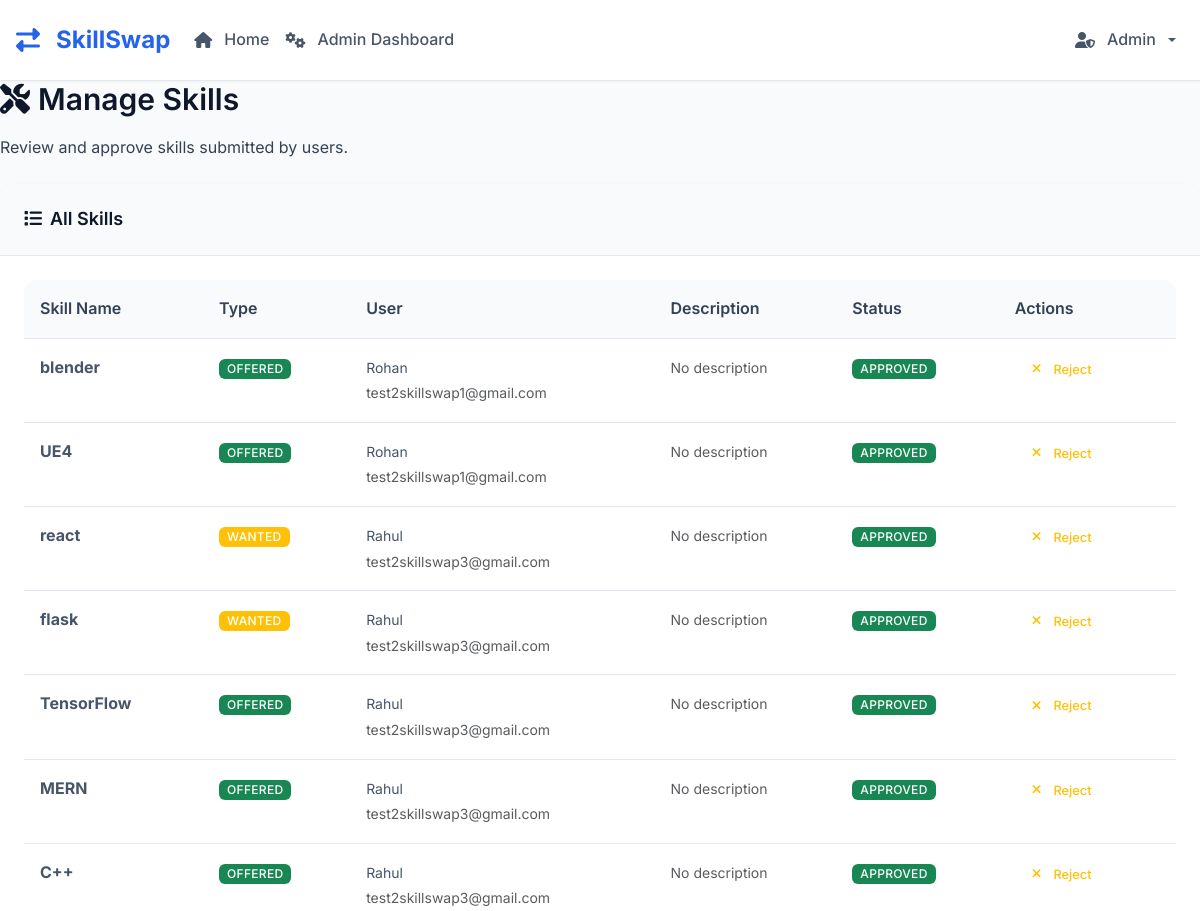
Before: /admin/skills (signed in, upper part) with the older database file.
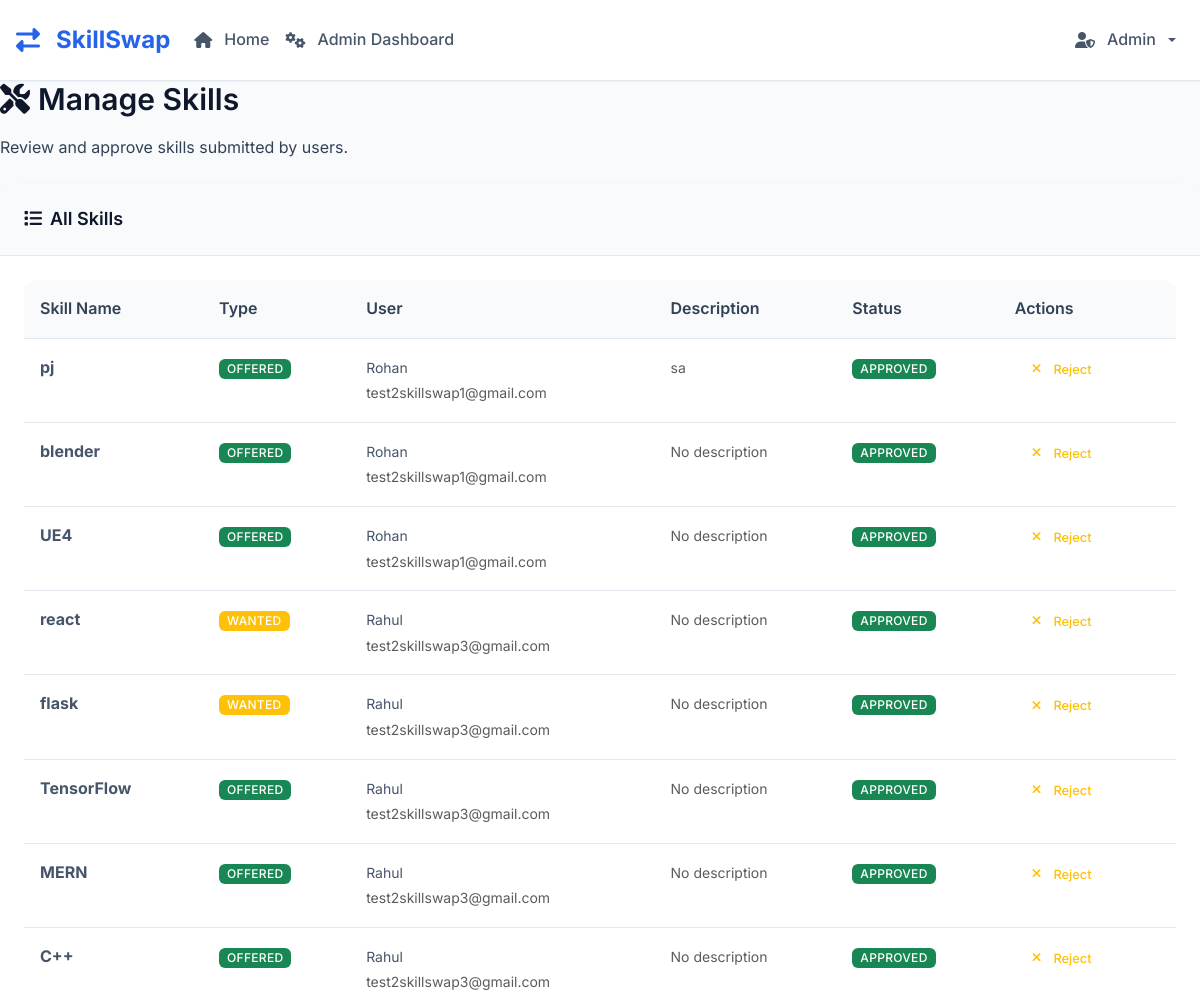
After: the same page with the newer database file.
### tables this page shows
CREATE TABLE skills (
            id INTEGER PRIMARY KEY AUTOINCREMENT,
            user_id INTEGER,
            skill_name TEXT NOT NULL,
            skill_type TEXT NOT NULL, -- 'offered' or 'wanted'
            description TEXT,
            is_approved INTEGER DEFAULT 1,
            created_at TIMESTAMP DEFAULT CURRENT_TIMESTAMP,
            FOREIGN KEY (user_id) REFERENCES users (id)
        );

CREATE TABLE users (
            id INTEGER PRIMARY KEY AUTOINCREMENT,
            email TEXT UNIQUE NOT NULL,
            password_hash TEXT NOT NULL,
            name TEXT NOT NULL,
            location TEXT,
            profile_photo TEXT,
            availability TEXT,
            is_public INTEGER DEFAULT 1,
            is_admin INTEGER DEFAULT 0,
            is_banned INTEGER DEFAULT 0,
            created_at TIMESTAMP DEFAULT CURRENT_TIMESTAMP
        , bio TEXT, is_under_supervision INTEGER DEFAULT 0);

### skill_swap_app.py (the view)
@app.route('/admin/skills')
@admin_required
def admin_skills():
    conn = get_db()
    skills = conn.execute('''
        SELECT s.*, u.name as user_name, u.email
        FROM skills s
        JOIN users u ON s.user_id = u.id
        ORDER BY s.id DESC
    ''').fetchall()
    conn.close()
    skills = convert_rows_datetimes(skills)
    return render_template('admin_skills.html', skills=skills)

### skill_swap_app.py (called while the page is built)
def parse_datetime(timestamp_str):
    if timestamp_str is None:
        return None
    try:
        if 'T' in timestamp_str:
            return datetime.fromisoformat(timestamp_str.replace('Z', '+00:00'))
        else:
            return datetime.strptime(timestamp_str, '%Y-%m-%d %H:%M:%S')
    except:
        return None

def convert_row_datetimes(row):
    if row is None:
        return None
    if hasattr(row, 'keys'):
        row_dict = dict(row)
    else:
        row_dict = row
    timestamp_fields = ['created_at', 'updated_at']
    for field in timestamp_fields:
        if field in row_dict and row_dict[field]:
            row_dict[field] = parse_datetime(row_dict[field])
    return row_dict

def convert_rows_datetimes(rows):
    if not rows:
        return []
    return [convert_row_datetimes(row) for row in rows]

def get_db():
    conn = sqlite3.connect('skill_swap.db')
    conn.row_factory = sqlite3.Row
    return conn

def admin_required(f):
    from functools import wraps
    @wraps(f)
    def decorated_function(*args, **kwargs):
        if 'user_id' not in session:
            flash('Please log in to access this page.', 'error')
            return redirect(url_for('login'))
        conn = get_db()
        user = conn.execute('SELECT is_admin FROM users WHERE id = ?', (session['user_id'],)).fetchone()
        conn.close()
        if not user or not user['is_admin']:
            flash('Access denied. Admin privileges required.', 'error')
            return redirect(url_for('dashboard'))
        return f(*args, **kwargs)
    return decorated_function

@app.context_processor
def inject_unread_notifications():
    if 'user_id' in session:
        conn = get_db()
        unread_count = conn.execute('''
            SELECT COUNT(*) as count FROM notifications
            WHERE user_id = ? AND is_read = 0
        ''', (session['user_id'],)).fetchone()['count']
        conn.close()
        return {'unread_notifications': unread_count}
    return {'unread_notifications': 0}

@app.context_processor
def inject_helpers():
    return {'get_user_by_id': get_user_by_id}

### templates/admin_skills.html (shortened to what this page needs)
{% extends "base.html" %}
{% block content %}
<div class="row mb-4">
    <div class="col-12">
        <div class="admin-stats">
            <h2 class="mb-3">
                <i class="fas fa-tools me-2"></i>Manage Skills
            </h2>
            <p class="mb-0">Review and approve skills submitted by users.</p>
        </div>
    </div>
</div>
<div class="row">
    <div class="col-12">
        <div class="card border-0 shadow-sm">
            <div class="card-header">
                <h5 class="mb-0">
                    <i class="fas fa-list me-2"></i>All Skills
                </h5>
            </div>
            <div class="card-body">
                {% if skills %}
                    <div class="table-responsive">
                        <table class="table table-hover">
                            <thead>
                                <tr>
                                    <th>Skill Name</th>
                                    <th>Type</th>
                                    <th>User</th>
                                    <th>Description</th>
                                    <th>Status</th>
                                    <th>Actions</th>
                                </tr>
                            </thead>
                            <tbody>
                                {% for skill in skills %}
                                <tr>
                                    <td>
                                        <strong>{{ skill.skill_name }}</strong>
                                    </td>
                                    <td>
                                        <span class="badge bg-{{ 'success' if skill.skill_type == 'offered' else 'warning' }}">
                                            {{ skill.skill_type.title() }}
                                        </span>
                                    </td>
                                    <td>
                                        <small>{{ skill.user_name }}</small><br>
                                        <small class="text-muted">{{ skill.email }}</small>
                                    </td>
                                    <td>
                                        <small class="text-muted">
                                            {{ skill.description or 'No description' }}
                                        </small>
                                    </td>
                                    <td>
                                        {% if skill.is_approved %}
                                            <span class="badge bg-success">Approved</span>
                                        {% else %}
                                            <span class="badge bg-warning">Pending</span>
                                        {% endif %}
                                    </td>
                                    <td>
                                        {% if skill.is_approved %}
                                            <a href="{{ url_for('reject_skill', skill_id=skill.id) }}"
                                               class="btn btn-sm btn-outline-warning admin-action-btn"
                                               data-action="reject" data-target="skill">
                                                <i class="fas fa-times me-1"></i>Reject
                                            </a>
                                        {% else %}
                                            <a href="{{ url_for('approve_skill', skill_id=skill.id) }}"
                                               class="btn btn-sm btn-outline-success admin-action-btn"
                                               data-action="approve" data-target="skill">
                                                <i class="fas fa-check me-1"></i>Approve
                                            </a>
                                        {% endif %}
                                    </td>
                                </tr>
                                {% endfor %}
                            </tbody>
                        </table>
                    </div>
                {% else %}
                    <div class="text-center text-muted py-4">
                        <i class="fas fa-tools fa-3x mb-3"></i>
                        <p>No skills found</p>
                    </div>
                {% endif %}
            </div>
        </div>
    </div>
</div>
{% endblock %}

### templates/base.html (shortened to what this page needs)
<!DOCTYPE html>
<html lang="en">
<head>
    <link href="https://cdn.jsdelivr.net/npm/bootstrap@5.3.0/dist/css/bootstrap.min.css" rel="stylesheet">
    <link href="https://cdnjs.cloudflare.com/ajax/libs/font-awesome/6.4.0/css/all.min.css" rel="stylesheet">
    <link href="{{ url_for('static', filename='css/style.css') }}" rel="stylesheet">
</head>
<body>
    <nav class="navbar navbar-expand-lg">
        <div class="container">
            <a class="navbar-brand" href="{{ url_for('index') }}">
                <i class="fas fa-exchange-alt me-2"></i>SkillSwap
            </a>
            <div class="collapse navbar-collapse" id="navbarNav">
                <ul class="navbar-nav me-auto">
                    <li class="nav-item">
                        <a class="nav-link" href="{{ url_for('index') }}">
                            <i class="fas fa-home me-1"></i>Home
                        </a>
                    </li>
                    {% if session.user_id and session.is_admin %}
                    <li class="nav-item">
                        <a class="nav-link" href="{{ url_for('admin_dashboard') }}">
                            <i class="fas fa-cogs me-1"></i>Admin Dashboard
                        </a>
                    </li>
                    {% endif %}
                </ul>
                <ul class="navbar-nav">
                    {% if session.user_id and session.is_admin %}
                    <li class="nav-item dropdown">
                        <a class="nav-link dropdown-toggle" href="#" id="navbarDropdown" role="button" data-bs-toggle="dropdown">
                            <i class="fas fa-user-shield me-1"></i>Admin
                        </a>
                    </li>
                    {% endif %}
                </ul>
            </div>
        </div>
    </nav>
    <main>
        {% block content %}{% endblock %}
    </main>
</body>
</html>

### static/css/style.css (style rules this page uses)
* { box-sizing: border-box; margin: 0; padding: 0; }
html { scroll-behavior: smooth; font-size: 16px; }
body { font-family: 'Inter', 'Segoe UI', -apple-system, BlinkMacSystemFont, sans-serif; line-height: 1.6; color: #1a1a1a; background-color: #f8fafc; -webkit-font-smoothing: antialiased; -moz-osx-font-smoothing: grayscale; text-rendering: optimizeLegibility; }
:root { --primary: #2563eb; --primary-dark: #1d4ed8; --primary-light: #3b82f6; --secondary: #64748b; --accent: #8b5cf6; --white: #ffffff; --gray-50: #f8fafc; --gray-100: #f1f5f9; --gray-200: #e2e8f0; --gray-300: #cbd5e1; --gray-400: #94a3b8; --gray-500: #64748b; --gray-600: #475569; --gray-700: #334155; --gray-800: #1e293b; --gray-900: #0f172a; --success: #10b981; --warning: #f59e0b; --error: #ef4444; --info: #3b82f6; --shadow-sm: 0 1px 2px 0 rgb(0 0 0 / 0.05); --shadow: 0 1px 3px 0 rgb(0 0 0 / 0.1), 0 1px 2px -1px rgb(0 0 0 / 0.1); --shadow-md: 0 4px 6px -1px rgb(0 0 0 / 0.1), 0 2px 4px -2px rgb(0 0 0 / 0.1); --shadow-lg: 0 10px 15px -3px rgb(0 0 0 / 0.1), 0 4px 6px -4px rgb(0 0 0 / 0.1); --shadow-xl: 0 20px 25px -5px rgb(0 0 0 / 0.1), 0 8px 10px -6px rgb(0 0 0 / 0.1); --transition: all 0.2s cubic-bezier(0.4, 0, 0.2, 1); --transition-fast: all 0.15s cubic-bezier(0.4, 0, 0.2, 1); --transition-slow: all 0.3s cubic-bezier(0.4, 0, 0.2, 1); --spacing-xs: 0.25rem; --spacing-sm: 0.5rem; --spacing-md: 1rem; --spacing-lg: 1.5rem; --spacing-xl: 2rem; --spacing-2xl: 3rem; --radius-sm: 0.375rem; --radius: 0.5rem; --radius-md: 0.75rem; --radius-lg: 1rem; --radius-xl: 1.5rem; }
h1, h2, h3, h4, h5, h6 { font-weight: 600; line-height: 1.25; color: var(--gray-900); margin-bottom: var(--spacing-md); }
h2 { font-size: 1.875rem; }
h5 { font-size: 1.125rem; }
p { margin-bottom: var(--spacing-md); color: var(--gray-700); }
a { color: var(--primary); text-decoration: none; transition: var(--transition); }
.container { max-width: 1200px; margin: 0 auto; padding: 0 var(--spacing-md); }
.navbar { background: var(--white); border-bottom: 1px solid var(--gray-200); box-shadow: var(--shadow-sm); padding: var(--spacing-md) 0; position: sticky; top: 0; z-index: 1000; }
.navbar-brand { font-size: 1.5rem; font-weight: 700; color: var(--primary); display: flex; align-items: center; gap: var(--spacing-sm); }
.navbar-nav .nav-link { color: var(--gray-600); font-weight: 500; padding: var(--spacing-sm) var(--spacing-md); border-radius: var(--radius); transition: var(--transition); display: flex; align-items: center; gap: var(--spacing-sm); }
.btn { display: inline-flex; align-items: center; justify-content: center; gap: var(--spacing-sm); padding: var(--spacing-sm) var(--spacing-lg); font-size: 0.875rem; font-weight: 500; line-height: 1.5; border: 1px solid transparent; border-radius: var(--radius); cursor: pointer; transition: var(--transition); text-decoration: none; white-space: nowrap; user-select: none; }
.btn-sm { padding: var(--spacing-xs) var(--spacing-md); font-size: 0.8rem; }
.card { background: var(--white); border: 1px solid var(--gray-200); border-radius: var(--radius-lg); box-shadow: var(--shadow); transition: var(--transition); overflow: hidden; }
.card-header { background-color: var(--gray-50); border-bottom: 1px solid var(--gray-200); padding: var(--spacing-lg); }
.card-body { padding: var(--spacing-lg); }
.table { width: 100%; background-color: var(--white); border-radius: var(--radius-lg); overflow: hidden; box-shadow: var(--shadow); }
.table th { background-color: var(--gray-50); color: var(--gray-700); font-weight: 600; padding: var(--spacing-md); text-align: left; border-bottom: 1px solid var(--gray-200); }
.table td { padding: var(--spacing-md); border-bottom: 1px solid var(--gray-200); color: var(--gray-600); }
.badge { display: inline-flex; align-items: center; padding: var(--spacing-xs) var(--spacing-sm); font-size: 0.75rem; font-weight: 500; line-height: 1; border-radius: var(--radius-sm); text-transform: uppercase; letter-spacing: 0.025em; }
.mb-0 { margin-bottom: 0; }
.mb-3 { margin-bottom: var(--spacing-md); }
.mb-4 { margin-bottom: var(--spacing-lg); }

Changed rows visible on the page:
added skills: skill_name "pj", skill_type "OFFERED", user_name "Rohan", email "test2skillswap1@gmail.com", description "sa", is_approved "APPROVED"
